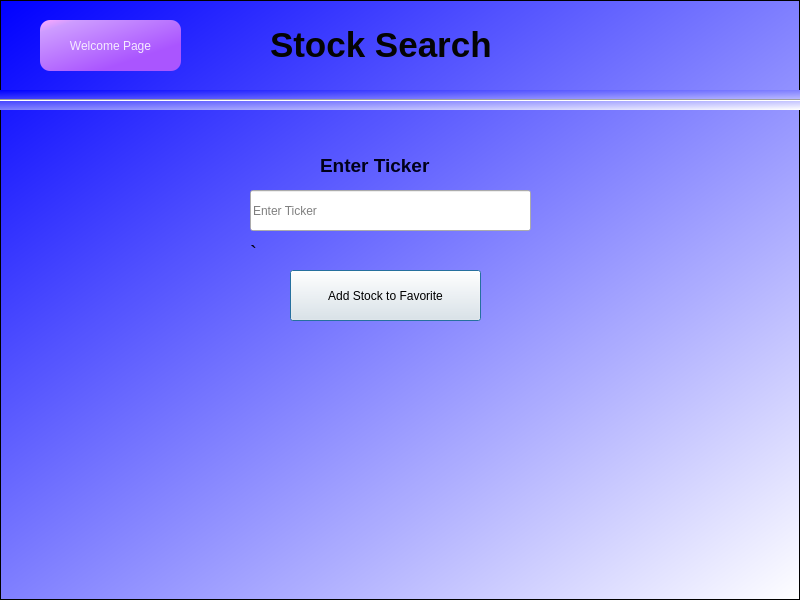
<?xml version="1.0" encoding="UTF-8"?>
<ui version="4.0">
 <class>Dialog</class>
 <widget class="QDialog" name="Dialog">
  <property name="geometry">
   <rect>
    <x>0</x>
    <y>0</y>
    <width>800</width>
    <height>600</height>
   </rect>
  </property>
  <property name="minimumSize">
   <size>
    <width>800</width>
    <height>600</height>
   </size>
  </property>
  <property name="maximumSize">
   <size>
    <width>800</width>
    <height>600</height>
   </size>
  </property>
  <property name="windowTitle">
   <string>Dialog</string>
  </property>
  <layout class="QVBoxLayout" name="verticalLayout">
   <property name="spacing">
    <number>0</number>
   </property>
   <property name="leftMargin">
    <number>0</number>
   </property>
   <property name="topMargin">
    <number>0</number>
   </property>
   <property name="rightMargin">
    <number>0</number>
   </property>
   <property name="bottomMargin">
    <number>0</number>
   </property>
   <item>
    <widget class="QFrame" name="frame">
     <property name="styleSheet">
      <string notr="true">QFrame{
	background-color:qlineargradient(spread:pad, x1:0, y1:0, x2:1, y2:1, stop:0 rgba(0, 0, 255, 255), stop:1 rgba(255, 255, 255, 255));
	color:rgb(28, 119, 255);
}</string>
     </property>
     <property name="frameShape">
      <enum>QFrame::StyledPanel</enum>
     </property>
     <property name="frameShadow">
      <enum>QFrame::Raised</enum>
     </property>
     <widget class="Line" name="line">
      <property name="geometry">
       <rect>
        <x>0</x>
        <y>90</y>
        <width>801</width>
        <height>20</height>
       </rect>
      </property>
      <property name="orientation">
       <enum>Qt::Horizontal</enum>
      </property>
     </widget>
     <widget class="QLineEdit" name="EnterTickerInput">
      <property name="geometry">
       <rect>
        <x>250</x>
        <y>190</y>
        <width>281</width>
        <height>41</height>
       </rect>
      </property>
      <property name="placeholderText">
       <string>Enter Ticker</string>
      </property>
     </widget>
     <widget class="QPushButton" name="addStockButton">
      <property name="geometry">
       <rect>
        <x>290</x>
        <y>270</y>
        <width>191</width>
        <height>51</height>
       </rect>
      </property>
      <property name="text">
       <string>Add Stock to Favorite</string>
      </property>
     </widget>
     <widget class="QPushButton" name="goToKeywordManagerButton">
      <property name="geometry">
       <rect>
        <x>40</x>
        <y>20</y>
        <width>141</width>
        <height>51</height>
       </rect>
      </property>
      <property name="styleSheet">
       <string notr="true">QPushButton{
	background-color: qlineargradient(spread:pad, x1:0, y1:0, x2:0.813, y2:0.880455, stop:0 rgba(255, 170, 255, 255), stop:0.153409 rgba(205, 156, 255, 255), stop:0.852273 rgba(170, 85, 255, 255));
	color: rgb(245, 235, 255);
	border-radius: 10px;
}</string>
      </property>
      <property name="text">
       <string>Welcome Page</string>
      </property>
     </widget>
     <widget class="QFrame" name="frame_2">
      <property name="geometry">
       <rect>
        <x>250</x>
        <y>20</y>
        <width>311</width>
        <height>61</height>
       </rect>
      </property>
      <property name="styleSheet">
       <string notr="true">background: none;</string>
      </property>
      <property name="frameShape">
       <enum>QFrame::NoFrame</enum>
      </property>
      <property name="frameShadow">
       <enum>QFrame::Raised</enum>
      </property>
      <widget class="QLabel" name="label">
       <property name="geometry">
        <rect>
         <x>20</x>
         <y>0</y>
         <width>241</width>
         <height>51</height>
        </rect>
       </property>
       <property name="text">
        <string>&lt;html&gt;&lt;head/&gt;&lt;body&gt;&lt;p&gt;&lt;span style=&quot; font-size:26pt; font-weight:600; color:#040404;&quot;&gt;Stock Search&lt;/span&gt;&lt;/p&gt;&lt;/body&gt;&lt;/html&gt;</string>
       </property>
      </widget>
     </widget>
     <widget class="QFrame" name="frame_3">
      <property name="geometry">
       <rect>
        <x>310</x>
        <y>140</y>
        <width>171</width>
        <height>51</height>
       </rect>
      </property>
      <property name="styleSheet">
       <string notr="true">background: none;</string>
      </property>
      <property name="frameShape">
       <enum>QFrame::NoFrame</enum>
      </property>
      <property name="frameShadow">
       <enum>QFrame::Raised</enum>
      </property>
      <widget class="QLabel" name="label_2">
       <property name="geometry">
        <rect>
         <x>10</x>
         <y>10</y>
         <width>131</width>
         <height>31</height>
        </rect>
       </property>
       <property name="text">
        <string>&lt;!DOCTYPE HTML PUBLIC &quot;-//W3C//DTD HTML 4.0//EN&quot; &quot;http://www.w3.org/TR/REC-html40/strict.dtd&quot;&gt;
&lt;html&gt;&lt;head&gt;&lt;meta name=&quot;qrichtext&quot; content=&quot;1&quot; /&gt;&lt;style type=&quot;text/css&quot;&gt;
p, li { white-space: pre-wrap; }
&lt;/style&gt;&lt;/head&gt;&lt;body style=&quot; font-family:'MS Shell Dlg 2'; font-size:8pt; font-weight:400; font-style:normal;&quot;&gt;
&lt;p style=&quot; margin-top:12px; margin-bottom:12px; margin-left:0px; margin-right:0px; -qt-block-indent:0; text-indent:0px;&quot;&gt;&lt;span style=&quot; font-size:14pt; font-weight:600; color:#00001a;&quot;&gt;Enter Ticker&lt;/span&gt;&lt;/p&gt;&lt;/body&gt;&lt;/html&gt;</string>
       </property>
      </widget>
     </widget>
     <widget class="QLabel" name="success_label">
      <property name="geometry">
       <rect>
        <x>250</x>
        <y>240</y>
        <width>321</width>
        <height>21</height>
       </rect>
      </property>
      <property name="styleSheet">
       <string notr="true">background: none;</string>
      </property>
      <property name="text">
       <string>&lt;html&gt;&lt;head/&gt;&lt;body&gt;&lt;p&gt;&lt;span style=&quot; font-size:16pt; color:#00000d;&quot;&gt;`&lt;/span&gt;&lt;/p&gt;&lt;/body&gt;&lt;/html&gt;</string>
      </property>
     </widget>
    </widget>
   </item>
  </layout>
 </widget>
 <resources/>
 <connections/>
</ui>
